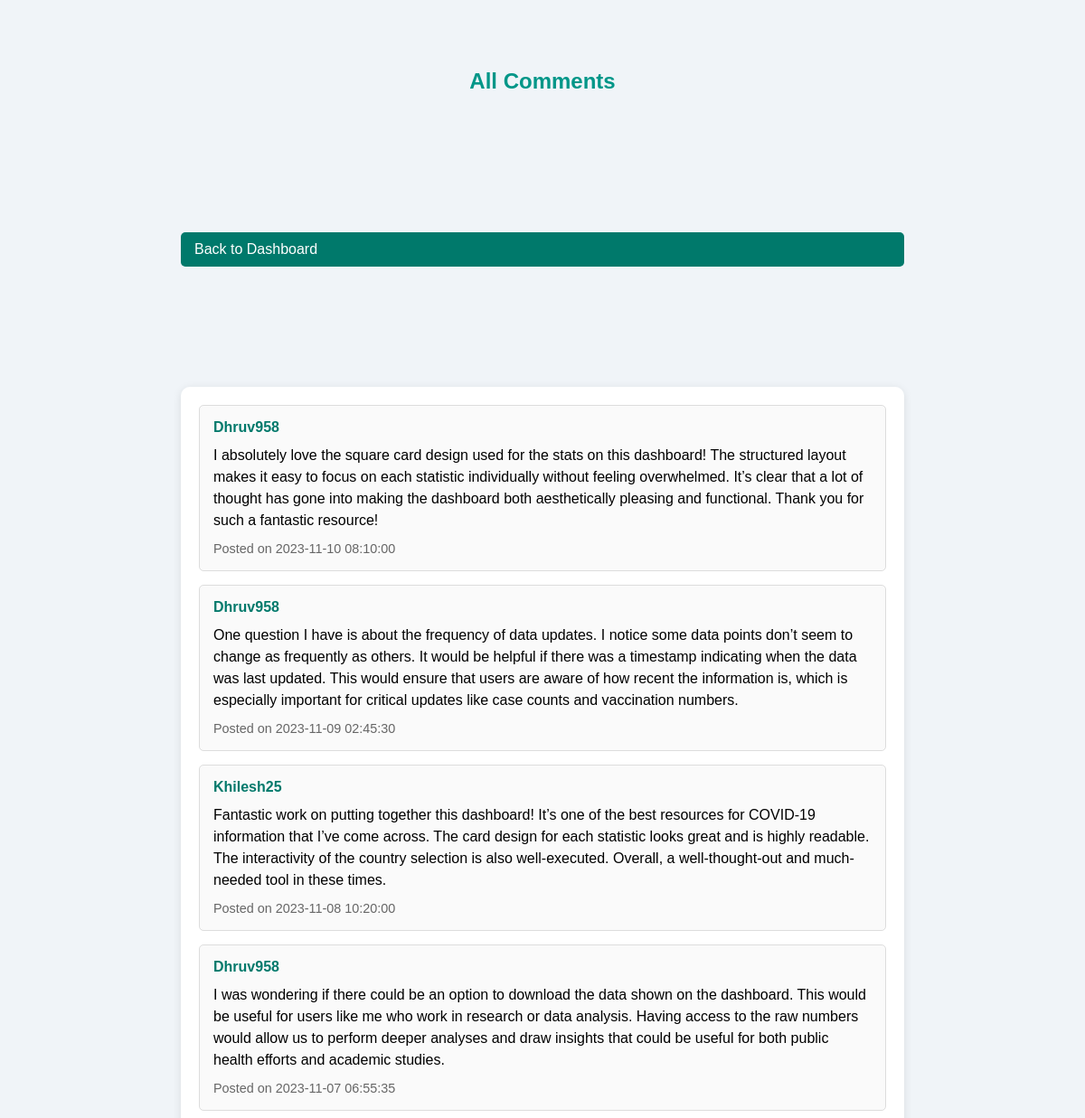
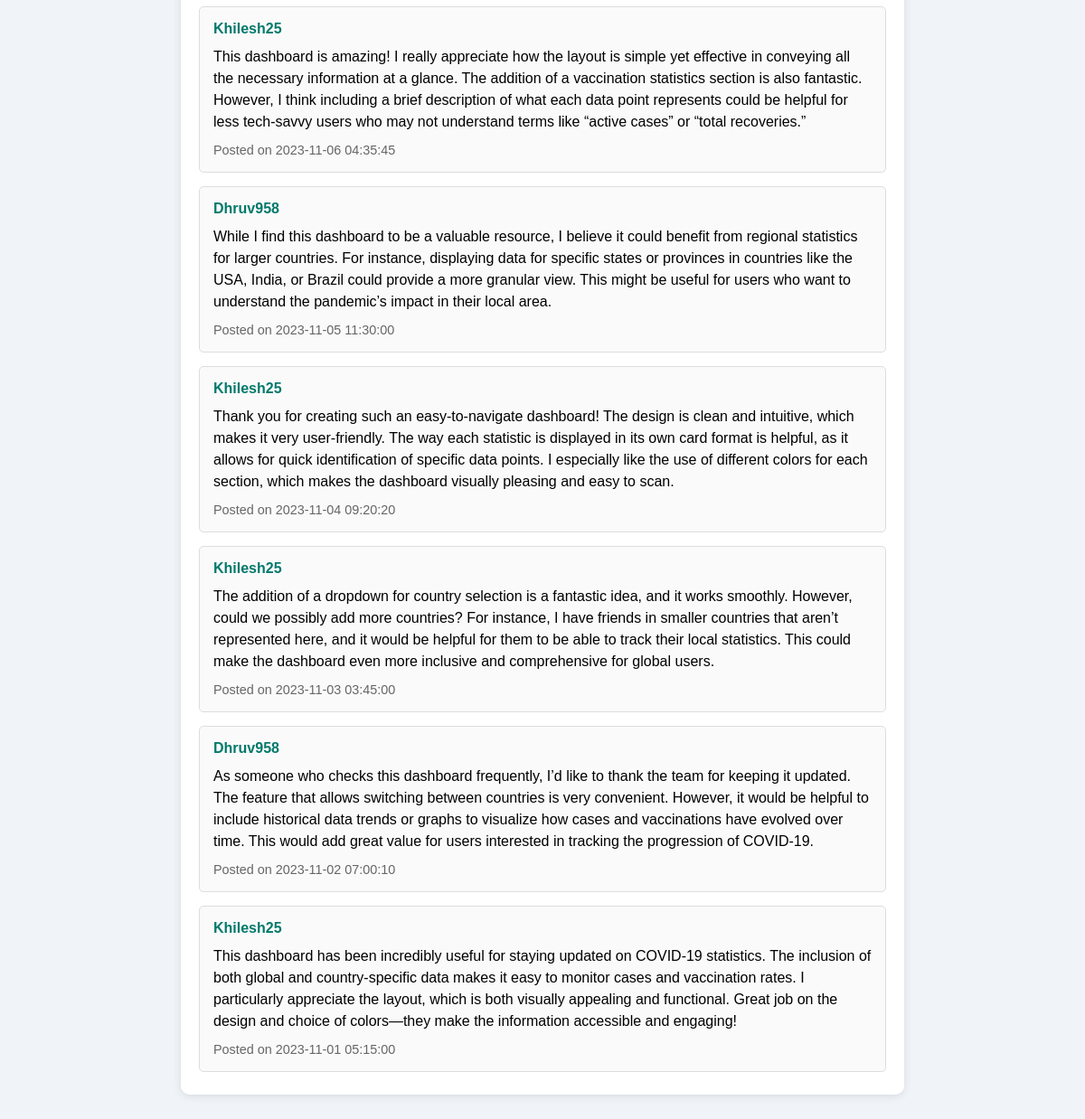
The page /comments.php on the database its author committed (2 pictures, top to bottom).
### tables this page shows
CREATE TABLE `comments` (
  `id` int(11) NOT NULL,
  `user_id` int(11) NOT NULL,
  `comment` text NOT NULL,
  `created_at` timestamp NOT NULL DEFAULT current_timestamp()
);

CREATE TABLE `users` (
  `id` int(11) NOT NULL,
  `username` varchar(50) NOT NULL,
  `email` varchar(100) NOT NULL,
  `password` varchar(255) NOT NULL
);

### comments.php (the view, shortened to what this page needs)
<?php
$servername = "localhost";
$username = "root";
$password = "";
$dbname = "covid19_info";
$conn = new mysqli($servername, $username, $password, $dbname);
$sql = "SELECT comments.id, users.username, comments.comment, comments.created_at
        FROM comments
        JOIN users ON comments.user_id = users.id
        ORDER BY comments.created_at DESC";
$result = $conn->query($sql);
?>
<!DOCTYPE html>
<html lang="en">
<head>
    <link rel="stylesheet" href="style.css">
</head>
<body>
    <h2>All Comments</h2>
    <a href="dashboard.html" class="back-button">Back to Dashboard</a>
    <div class="container">
        <?php
        if ($result->num_rows > 0) {
            while($row = $result->fetch_assoc()) {
                echo "<div class='comment'>";
                echo "<p class='author'>" . htmlspecialchars($row['username']) . "</p>";
                echo "<p class='content'>" . nl2br(htmlspecialchars($row['comment'])) . "</p>";
                echo "<small>Posted on " . htmlspecialchars($row['created_at']) . "</small>";
                echo "</div>";
            }
        } else {
            echo "<p>No comments found.</p>";
        }
        ?>
    </div>
</body>
</html>

### style.css (style rules this page uses)
* { margin: 0; padding: 0; box-sizing: border-box; }
body { font-family: Arial, sans-serif; background-color: #f4f4f4; display: flex; justify-content: center; align-items: center; height: 100vh; }
.container { background: white; padding: 20px; border-radius: 10px; box-shadow: 0 2px 10px rgba(0, 0, 0, 0.1); width: 300px; }
h2 { text-align: center; margin-bottom: 20px; color: #333; }

### comments.php (style rules this page uses)
body { font-family: Arial, sans-serif; background-color: #f0f4f8; margin: 0; padding: 20px; display: grid; }
h2 { color: #009688; text-align: center; margin-bottom: 20px; }
.container { width: 800px; margin: auto; height: 80vh; overflow: scroll; padding: 20px; background-color: white; border-radius: 10px; box-shadow: 0 2px 10px rgba(0, 0, 0, 0.1); }
.comment { border: 1px solid #ddd; border-radius: 5px; padding: 15px; margin-bottom: 15px; background-color: #fafafa; }
.author { font-weight: bold; color: #00796b; }
.content { margin: 10px 0; line-height: 1.5; }
small { color: #666; font-size: 0.9em; }
a.back-button { display: inline-block; margin: 20px 0; padding: 10px 15px; background-color: #00796b; color: white; text-decoration: none; border-radius: 5px; transition: background-color 0.3s; }

### rows shown on the page
comments: user.username "Dhruv958", comment "I absolutely love the square card design used for the stats on this dashboard! The structured layout makes it easy to focus on each statistic individually without feeling overwhelmed. It’s clear that a lot of thought has gone into making the dashboard both aesthetically pleasing and functional. Thank you for such a fantastic resource!", created_at "2023-11-10 08:10:00"
comments: user.username "Dhruv958", comment "One question I have is about the frequency of data updates. I notice some data points don’t seem to change as frequently as others. It would be helpful if there was a timestamp indicating when the data was last updated. This would ensure that users are aware of how recent the information is, which is especially important for critical updates like case counts and vaccination numbers.", created_at "2023-11-09 02:45:30"
comments: user.username "Khilesh25", comment "Fantastic work on putting together this dashboard! It’s one of the best resources for COVID-19 information that I’ve come across. The card design for each statistic looks great and is highly readable. The interactivity of the country selection is also well-executed. Overall, a well-thought-out and much-needed tool in these times.", created_at "2023-11-08 10:20:00"
comments: user.username "Dhruv958", comment "I was wondering if there could be an option to download the data shown on the dashboard. This would be useful for users like me who work in research or data analysis. Having access to the raw numbers would allow us to perform deeper analyses and draw insights that could be useful for both public health efforts and academic studies.", created_at "2023-11-07 06:55:35"
comments: user.username "Khilesh25", comment "This dashboard is amazing! I really appreciate how the layout is simple yet effective in conveying all the necessary information at a glance. The addition of a vaccination statistics section is also fantastic. However, I think including a brief description of what each data point represents could be helpful for less tech-savvy users who may not understand terms like “active cases” or “total recoveries.”", created_at "2023-11-06 04:35:45"
comments: user.username "Dhruv958", comment "While I find this dashboard to be a valuable resource, I believe it could benefit from regional statistics for larger countries. For instance, displaying data for specific states or provinces in countries like the USA, India, or Brazil could provide a more granular view. This might be useful for users who want to understand the pandemic’s impact in their local area.", created_at "2023-11-05 11:30:00"
comments: user.username "Khilesh25", comment "Thank you for creating such an easy-to-navigate dashboard! The design is clean and intuitive, which makes it very user-friendly. The way each statistic is displayed in its own card format is helpful, as it allows for quick identification of specific data points. I especially like the use of different colors for each section, which makes the dashboard visually pleasing and easy to scan.", created_at "2023-11-04 09:20:20"
comments: user.username "Khilesh25", comment "The addition of a dropdown for country selection is a fantastic idea, and it works smoothly. However, could we possibly add more countries? For instance, I have friends in smaller countries that aren’t represented here, and it would be helpful for them to be able to track their local statistics. This could make the dashboard even more inclusive and comprehensive for global users.", created_at "2023-11-03 03:45:00"
comments: user.username "Dhruv958", comment "As someone who checks this dashboard frequently, I’d like to thank the team for keeping it updated. The feature that allows switching between countries is very convenient. However, it would be helpful to include historical data trends or graphs to visualize how cases and vaccinations have evolved over time. This would add great value for users interested in tracking the progression of COVID-19.", created_at "2023-11-02 07:00:10"
comments: user.username "Khilesh25", comment "This dashboard has been incredibly useful for staying updated on COVID-19 statistics. The inclusion of both global and country-specific data makes it easy to monitor cases and vaccination rates. I particularly appreciate the layout, which is both visually appealing and functional. Great job on the design and choice of colors—they make the information accessible and engaging!", created_at "2023-11-01 05:15:00"
